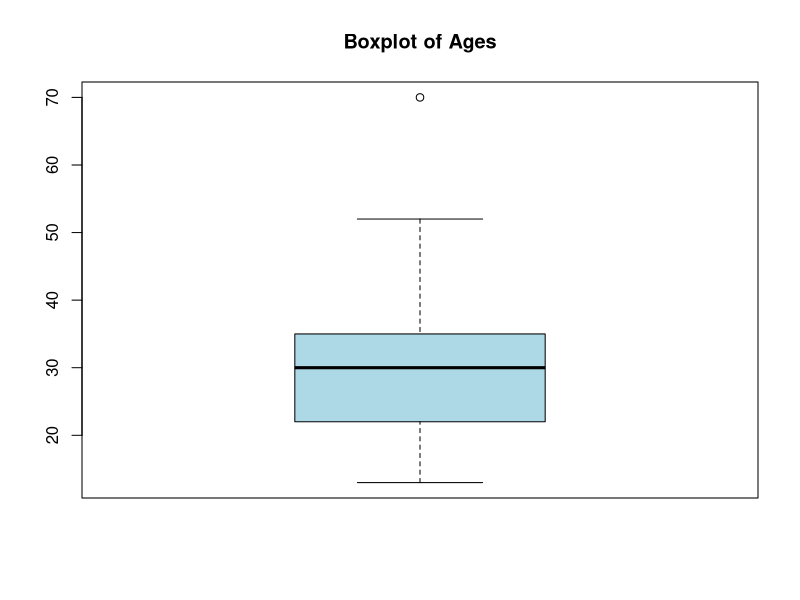

The R source for this figure:
# Data
ages <- c(13,15,16,19,20,21,22,22,25,25,25,25,30,33,33,35,35,35,35,36,40,45,46,52,70)

# a) Boxplot
boxplot(ages, main = "Boxplot of Ages", col = "lightblue")

# b) Five-number summary
summary <- fivenum(ages)
cat("Five-number summary:", summary, "\n")

# c) Interquartile Range (IQR)
iqr <- IQR(ages)
cat("Interquartile Range (IQR):", iqr, "\n")
